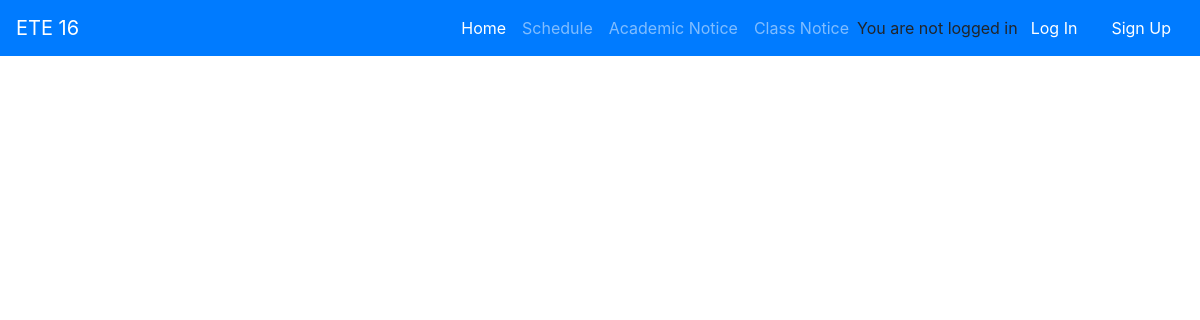
The app's page /academic_notice/, older data.
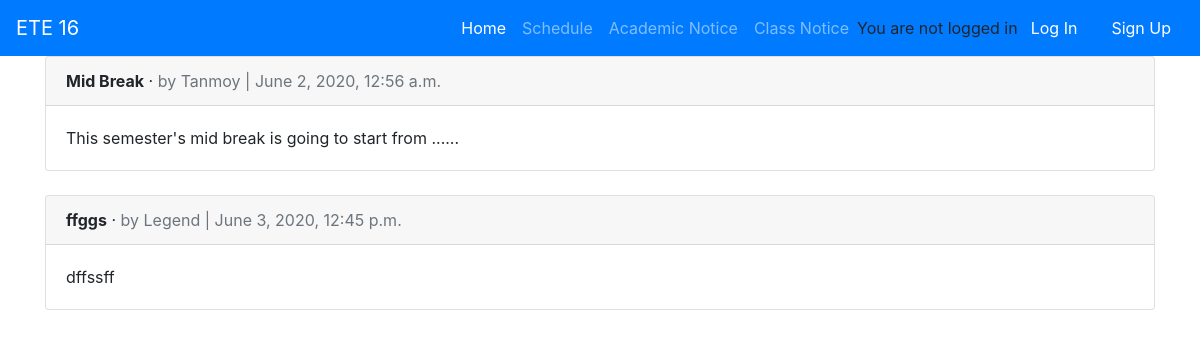
The same page, newer data.
### academicnotice/models.py (models this page shows, shortened)
class AcademicNotice(models.Model):
	title = models.CharField(max_length=255)
	body = models.TextField()
	date = models.DateTimeField(auto_now_add=True)
	author = models.ForeignKey(
		get_user_model(),
		on_delete = models.CASCADE,
		)

### users/models.py (models this page shows)
class CustomUser(AbstractUser):
	roll = models.IntegerField(validators=[MinValueValidator(1604001),MaxValueValidator(1604060)],null=True,blank=False)
	email = models.EmailField(null=False,blank=False)
	REQUIRED_FIELDS = ['roll','email']

### academicnotice/views.py (the view)
# urls.py: path('',AcademicNoticeView.as_view(),name='academic_notice',)
class AcademicNoticeView(ListView):
	model = AcademicNotice
	template_name = 'academic_notice.html'

### templates/academic_notice.html (shortened to what this page needs)
{% extends 'base.html' %}
{% block content %}
  {% for notice in object_list %}
    <div class="card">
      <div class="card-header">
        <span class="font-weight-bold">{{ notice.title }}</span> &middot;
        <span class="text-muted">by {{ notice.author }} | {{ notice.date }}</span>
      </div>
      <div class="card-body">
        {{ notice.body }}
      </div>
    </div>
    <br />
  {% endfor %}
{% endblock content %}

Row changes from the older to the newer data that the page shows:
added AcademicNotice: title "Mid Break", author "Tanmoy", date "June 2, 2020, 12:56 a.m.", body "This semester's mid break is going to start from ......"
added AcademicNotice: title "ffggs", author "Legend", date "June 3, 2020, 12:45 p.m.", body "dffssff"
